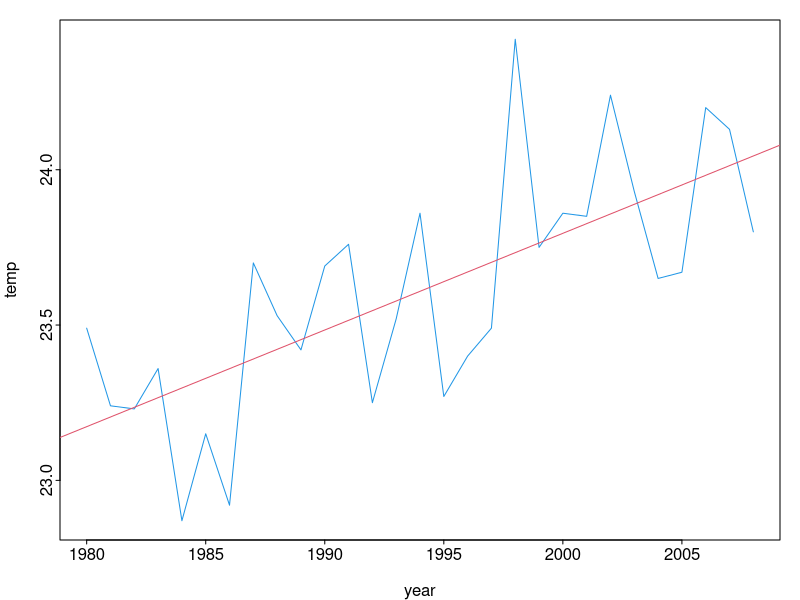
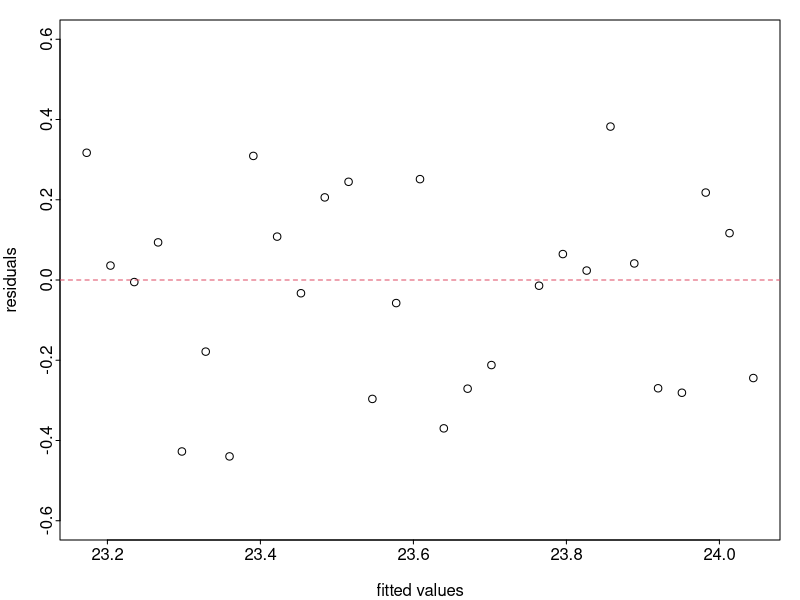
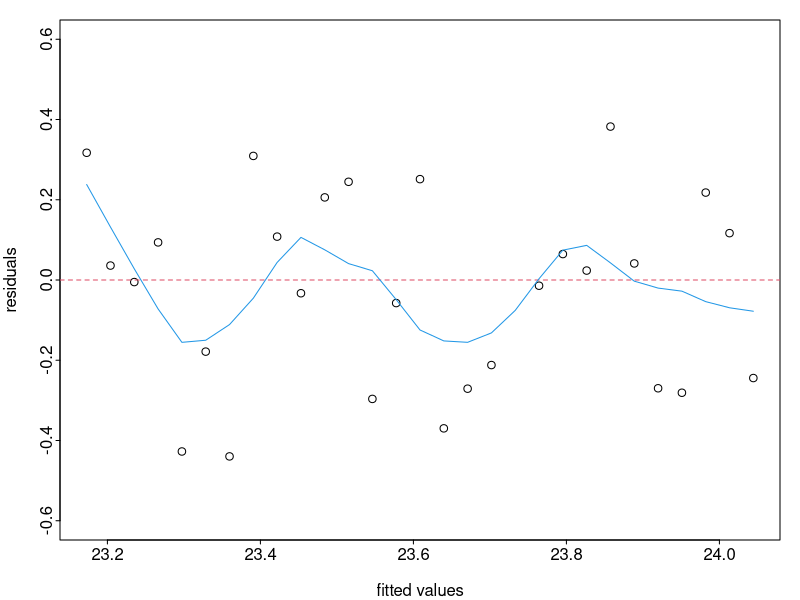
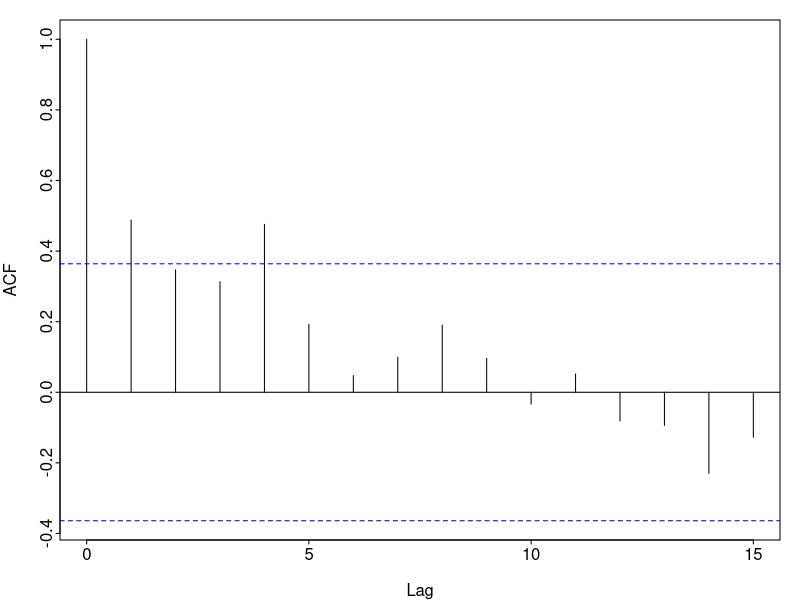
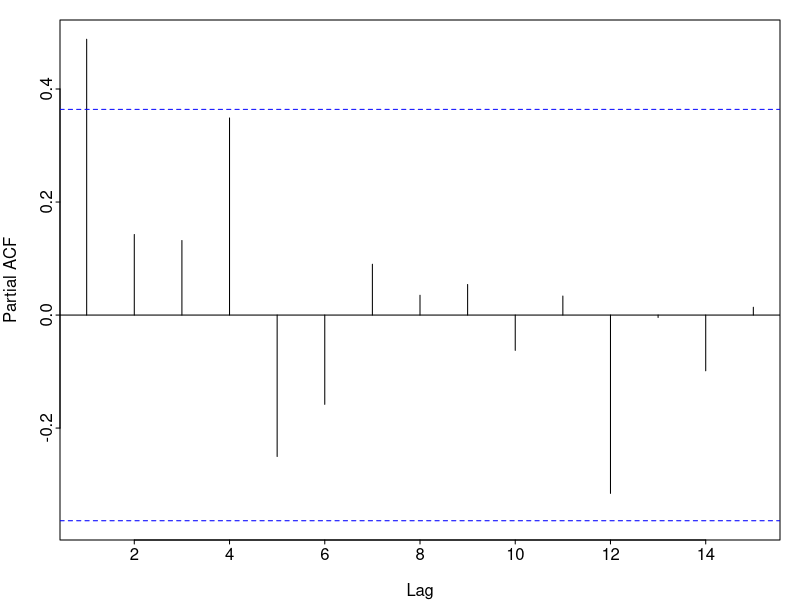
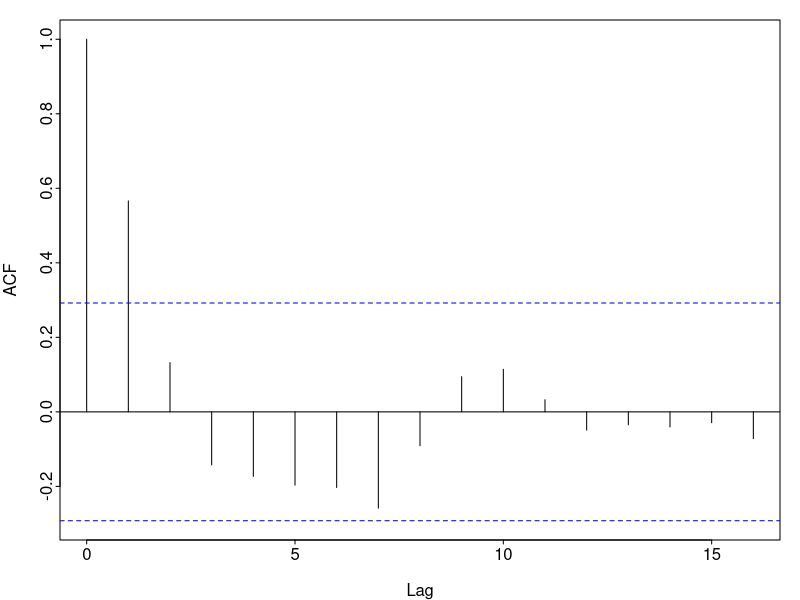
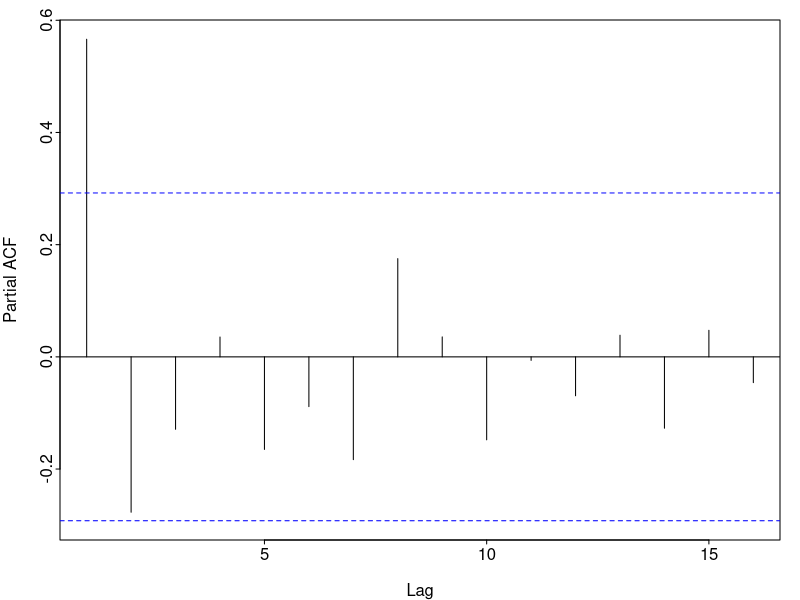
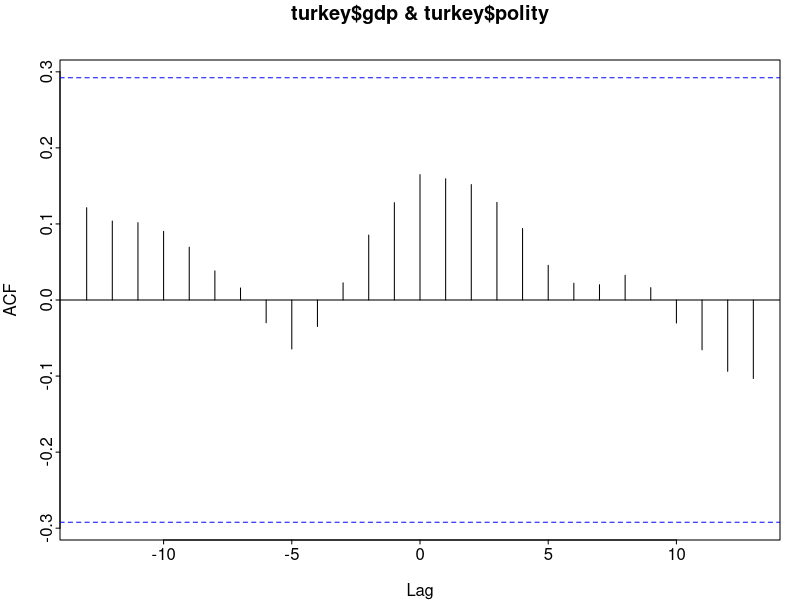

Recreate these plots in R, in order.
setwd("D:/baidu/Tsinghua/Courses/QuantII/week11/")
library(foreign)
dat <- read.dta("temp.dta")

attach(dat)

M1 <- lm(temp ~ year, data=dat)

pdf("fig04.pdf", width=5, height=3.5)
par(mar=c(3,3,1,1), mgp=c(2,0.2,0),tcl=-0.2)
plot(x=year, y=temp, type="l", col=4)
abline(lm(temp~year), col=2)
dev.off()

res <- residuals(M1)
yhat <- fitted(M1)

pdf("fig05.pdf", width=5, height=3.5)
par(mar=c(3,3,1,1), mgp=c(2,0.2,0),tcl=-0.2)
plot(x=yhat, y=res, ylim=c(-0.6, 0.6), xlab="fitted values", ylab="residuals")
abline(h=0, lty=2, col=2)
#lines(lowess(res ~ yhat, f=1/3), col=4)
dev.off()

pdf("fig06.pdf", width=5, height=3.5)
par(mar=c(3,3,1,1), mgp=c(2,0.2,0),tcl=-0.2)
plot(x=yhat, y=res, ylim=c(-0.6, 0.6), xlab="fitted values", ylab="residuals")
abline(h=0, lty=2, col=2)
lines(lowess(res ~ yhat, f=1/3), col=4)
dev.off()

library(tseries)
runs.test(as.factor(sign(res)))


chk <- res>0
n <- length(chk)
r <- 1+ sum(chk[-1] !=chk[-n])
n1 <- sum(chk)
n2 <- n-sum(chk)
mu <- (2*n1*n2/(n1+n2))+1
s <- sqrt((2*n1*n2*(2*n1*n2-n1-n2))/((n1+n2)^2*(n1+n2-1)))
z <- (r - mu)/s
z
2*pnorm(-abs(z))

pdf("fig07.pdf", width=5, height=3.5)
par(mar=c(3,3,1,1), mgp=c(2,0.2,0),tcl=-0.2)
print(acf(temp, lag.max=15))
dev.off()
pdf("fig08.pdf", width=5, height=3.5)
par(mar=c(3,3,1,1), mgp=c(2,0.2,0),tcl=-0.2)
print(pacf(temp, lag.max=15))
dev.off()

M1 <- lm(temp ~ year, data=dat)
res <- residuals(M1)
alpha <- cor(res[2:n], res[1:(n-1)])
alpha


yearF <- with(dat, year - alpha*c(NA, year[1:(n-1)]))
tempF <- with(dat, temp - alpha*c(NA, temp[1:(n-1)]))
M2 <- lm(tempF ~ yearF)

turkey <- read.csv("turkey.csv")
turkey <- na.exclude(turkey)
n <- dim(turkey)[1]

M3 <- lm(polity ~ gdp + open, data=turkey)
summary(M3)
res <- residuals(M3)
alpha <- cor(res[2:n], res[1:(n-1)])

pdf("turkeyAC.pdf", width=5, height=3.5)
par(mar=c(3,3,1,1), mgp=c(2,0.2,0),tcl=-0.2)
acf(turkey$polity)
dev.off()

pdf("turkeyPAC.pdf", width=5, height=3.5)
par(mar=c(3,3,1,1), mgp=c(2,0.2,0),tcl=-0.2)
pacf(turkey$polity)
dev.off()

pdf("turkeyCC.pdf", width=5, height=3.5)
par(mar=c(3,3,3,1), mgp=c(2,0.2,0),tcl=-0.2)
ccf(x=turkey$gdp, y=turkey$polity)
dev.off()

attach(turkey)
polF <- polity - alpha*c(NA, polity[1:(n-1)])
gdpF <- gdp - alpha*c(NA, gdp[1:(n-1)])
openF <- open - alpha*c(NA, open[1:(n-1)])

M4 <- lm(polF ~ gdpF + openF)
summary(M4)
